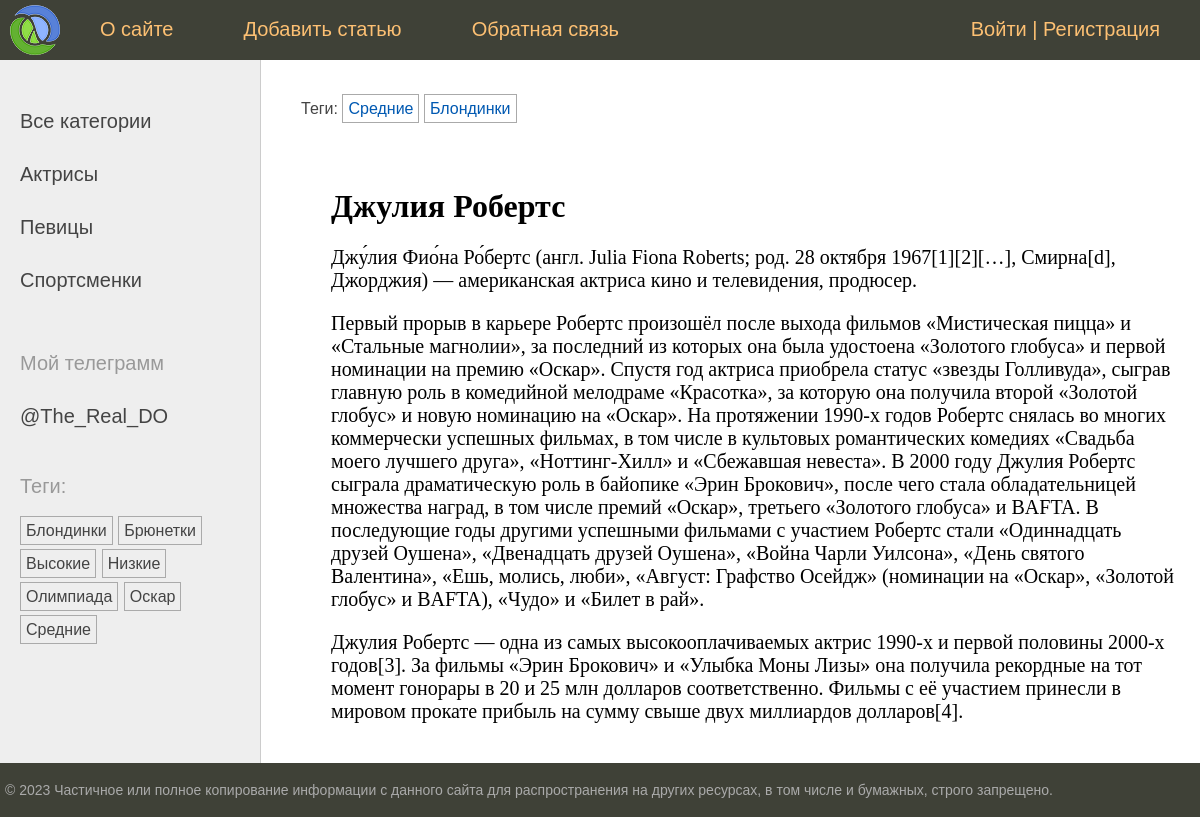
/post/dzhuliya-roberts/, run on an earlier commit of the app's database.
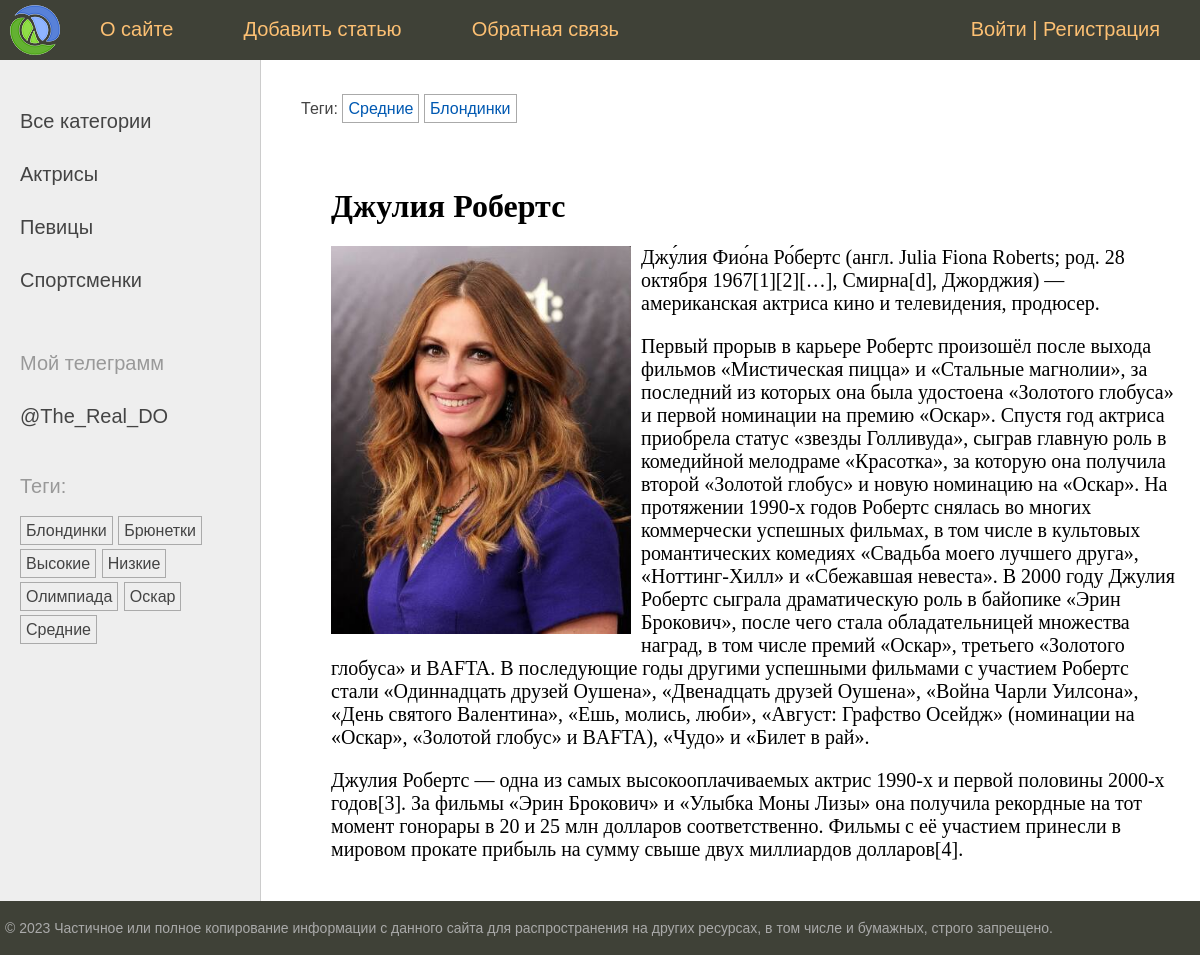
And on a later commit of the database.
### women/models.py (models this page shows, shortened)
class Category(models.Model):
    name = models.CharField(max_length=100, db_index=True, verbose_name='Категория')
    slug = models.SlugField(max_length=255, unique=True, db_index=True, verbose_name='Slug')
    class Meta:
        verbose_name = 'Категория'
        verbose_name_plural = 'Категории'
    def get_absolute_url(self):
        return reverse('category', kwargs={'cat_slug': self.slug})

class TagPost(models.Model):
    tag = models.CharField(max_length=100, db_index=True)
    slug = models.SlugField(max_length=255, unique=True, db_index=True)
    def get_absolute_url(self):
        return reverse('tag', kwargs={'tag_slug': self.slug})

class Women(models.Model):
    class Status(models.IntegerChoices):
        DRAFT = 0, 'Черновик'
        PUBLISHED = 1, 'Опубликовано'
    title = models.CharField(max_length=255, verbose_name='Заголовок', validators=[])
    slug = models.SlugField(max_length=255, unique=True, db_index=True, verbose_name='Slug',
                            validators=[
        MinLengthValidator(5, message='Минимум 5 символов'),
        MaxLengthValidator(100, message='Максимум 100 символов'),
                                        ]
                            )
    photo = models.ImageField(upload_to='photos/%Y-%m-%d', default=None, null=True, blank=True, verbose_name='Фото')
    content = models.TextField(blank=True, verbose_name='Текст статьи')
    time_create = models.DateTimeField(auto_now_add=True, verbose_name='Время создания')
    time_update = models.DateTimeField(auto_now=True, verbose_name='Время обновления')
    is_published = models.BooleanField(choices=tuple(map(lambda x: (bool(x[0]), x[1]), Status.choices)),
                                       default=Status.DRAFT, verbose_name='Статус')
    cat = models.ForeignKey('Category', on_delete=models.PROTECT, related_name='posts', verbose_name='Категория')
    tags = models.ManyToManyField('TagPost', blank=True, related_name='tags', verbose_name='Тег')
    husband = models.OneToOneField('Husband', on_delete=models.SET_NULL, null=True, blank=True,
                                   related_name='woman', verbose_name='Муж')
    author = models.ForeignKey(get_user_model(), on_delete=models.SET_NULL, related_name='posts', null=True, default=None)
    objects = models.Manager()
    published = PublishedManager()
    class Meta:
        verbose_name = 'Известные женщины'
        verbose_name_plural = 'Известные женщины'
        ordering = ['-time_create']
        indexes = [
            models.Index(fields=['-time_create']),
        ]

### women/views.py (the view)
# urls.py: path('post/<slug:post_slug>/', ShowPost.as_view(), name='post'),
class ShowPost(DataMixin, DetailView):
    template_name = 'women/post.html'
    slug_url_kwarg = 'post_slug'  # Если фигурирует pk, то переменная будет pk_url_kwarg.
    context_object_name = 'post'
    def get_context_data(self, **kwargs):
        context = super().get_context_data(**kwargs)
        return self.get_mixin_context(context, title=context['post'].title)
    def get_object(self, queryset=None):
        return get_object_or_404(Women.published, slug=self.kwargs[self.slug_url_kwarg])

### users/context_processors.py (called while the page is built)
def get_women_context(request: HttpRequest) -> dict[str, list[dict[str, str]]]:
    return {'mainmenu': menu}

### women/models.py (called while the page is built)
    def get_queryset(self) -> models.QuerySet:
        return super().get_queryset().filter(is_published=Women.Status.PUBLISHED)

### women/templatetags/women_tags.py (called while the page is built)
@register.inclusion_tag('women/list_categories.html')
def show_categories(cat_selected: int = 0) -> dict[str, Category | int]:
    cats = Category.objects.annotate(total=Count('posts')).filter(total__gt=0)
    return {'cats': cats, 'cat_selected': cat_selected}

@register.inclusion_tag('women/list_tags.html')
def show_all_tags() -> dict[str, TagPost]:
    return {'tags': TagPost.objects.annotate(total=Count('tags')).filter(total__gt=0)}

### women/utils.py (called while the page is built)
    def get_mixin_context(self, context: dict[str, Any], **kwargs: Any) -> dict[str, Any]:
        context['cat_selected'] = None
        context.update(kwargs)
        return context

### women/templates/women/post.html (shortened to what this page needs)
{% extends 'base.html' %}
{% block breadcrumbs %}
    {% with post.tags.all as tags %}
        {% if tags %}
            <ul class="tags-list">
                <li>Теги: </li>
                {% for t in tags %}
                    <li><a href="{{ t.get_absolute_url }}">{{ t.tag }}</a></li>
                {% endfor %}
            </ul>
        {% endif %}
    {% endwith %}
{% endblock %}
{% block content %}
    <h1>{{ post.title }}</h1>
    {% if post.photo %}
        <p><img class="img-article-left" src="{{ post.photo.url }}"></p>
    {% endif %}
    {{ post.content|linebreaks }}
{% endblock %}

### templates/base.html (shortened to what this page needs)
{% load static %}
{% load women_tags %}
<!DOCTYPE html>
<html>
<head>
	<link type="text/css" href="{% static 'women/css/styles.css' %}" rel="stylesheet" />
</head>
<body>
<table class="table-page" border=0 cellpadding="0" cellspacing="0">
    <tr>
        <td valign=top>
            {% block mainmenu %}
                <div class="header">
                    <ul id="mainmenu" class="mainmenu">
                        <li class="logo"><a href="{% url 'home' %}"><div class="logo"></div></a></li>
                        {% for m in mainmenu %}
                            <li><a href="{% url m.url_name %}">{{ m.title }}</a></li>
                        {% endfor %}
                        {% if user.is_authenticated %}
                            <li class="last"><a href="{% url 'users:profile' %}"> {{ user.username }}</a> | <a href="{% url 'users:logout' %}">Выйти</a></li>
                        {% else %}
                            <li class="last"><a href="{% url 'users:login' %}">Войти</a> | <a href="{% url 'users:register' %}">Регистрация</a></li>
                        {% endif %}
                    </ul>
                </div>
            {% endblock mainmenu %}
            <table class="table-content" border=0 cellpadding="0" cellspacing="0">
                <tr>
                    <td valign="top" class="left-chapters">
                        <ul id="leftchapters">
                            {% if cat_selected == 0 %}
                                <li class="selected">Все категории</li>
                            {% else %}
                                <li><a href="{% url 'home' %}">Все категории</a></li>
                            {% endif %}
                            {% show_categories cat_selected %}
                            <li class="share">
                                <p>Мой телеграмм</p>
                                <a href="https://t.me/The_Real_DO"
                                   target="_blank" rel="nofollow">@The_Real_DO</a>
                            </li>
                            <li>{% show_all_tags %}</li>
                        </ul>
                    </td>
                    <td valign="top" class="content">
                        {% block breadcrumbs %}
                        {% endblock %}
                        <div class="content-text">
                            {% block content %}
                            {% endblock %}
                        </div>
                    </td>
                </tr>
            </table>
        </td>
    </tr>
    <tr>
        <td valign=top>
            <div id="footer">
                <p>&copy; 2023 Частичное или полное копирование информации с данного сайта для распространения на других
                    ресурсах, в том числе и бумажных, строго запрещено.</p>
            </div>
        </td>
    </tr>
</table>
</body>
</html>

### women/templates/women/list_categories.html
{% for cat in cats %}
    {% if cat.id == cat_selected %}
        <li class="selected">{{ cat.name }}</li>
    {% else %}
        <li><a href="{{ cat.get_absolute_url }}">{{ cat.name }}</a></li>
    {% endif %}
{% endfor %}

### women/templates/women/list_tags.html
{% if tags %}
    <p>Теги: </p>
    <ul class="tags-list">
        {% for t in tags %}
            <li><a href="{{ t.get_absolute_url }}">{{ t.tag }}</a></li>
        {% endfor %}
    </ul>
{% endif %}

### women/static/women/css/styles.css (style rules this page uses)
html, body { font-family: 'Arial'; margin: 0; padding: 0; height: 100%; width: 100%; color: #444; }
a { color: #0059b2; text-decoration: none; }
img { max-width: 600px; height: auto; }
img.img-article-left { max-width: 300px; height: auto; float: left; padding: 0 10px 10px 0; }
.table-page { width: 100%; height: 100%; vertical-align: top; }
.table-page tr { height: 100%; }
.header { background: #3F4137; height: 60px; }
.logo { background: url('../images/logo.png') no-repeat 10px 5px; width: 70px; height: 60px; }
ul.mainmenu { list-style: none; margin: 0; padding: 0; height: 60px; color: #fdc073; font-size: 20px; overflow: hidden; }
ul.mainmenu li { float: left; margin: 18px 40px 0 30px; }
ul.mainmenu li.logo { margin: 0; }
ul.mainmenu li.last { float: right; }
ul.mainmenu li a { color: #fdc073; text-decoration: none; }
.table-content { width: 100%; min-height: 100%; height: 100%; }
.left-chapters { margin: 0; background: #eee; border-right: 1px solid #ccc; }
.left-chapters ul { width: 230px; margin: 0; padding: 20px 10px 10px 20px; list-style: none; font-size: 20px; }
.left-chapters ul li { margin: 30px 0 0 0; color: #999; }
.left-chapters ul li a { color: #444; text-decoration: none; }
.left-chapters ul li.share { margin: 60px 0 0 0; }
.left-chapters ul li.share p { margin: 30px 0 30px 0; }
.left-chapters ul li.share a { display: inline-block; width: 40px; height: 40px; margin: 0 20px 0 0; }
ul.tags-list { width: 100%; margin: 0; padding: 0; list-style: none; }
ul.tags-list li { margin: 0; padding: 0 0 10px; display: inline-block; }
ul.tags-list li a { padding: 5px; font-size: 16px; border: 1px solid #aaa; }
.content { padding: 40px 20px 20px 40px; width: 100%; box-sizing: border-box; }
.content-text { margin: 60px 0 0 30px; color: #000; font-size: 20px; font-family: Yandex Sans Display Light; }
.content-text h1 { font-size: 32px; }
#footer { box-sizing: border-box; background: #3F4137; padding: 5px; color: #aaa; font-size: 14px; font-family: Verdana, Geneva, Arial, Helvetica; text-align: left; overflow: hidden; }

What changed in the data, as far as the page shows it:
changed Women "Джулия Робертс": photo: picture added
